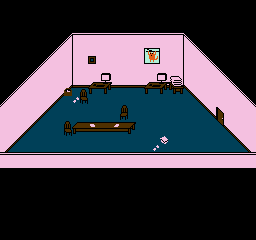

A 2D game scene composited from a Tiled map and its tileset images. What follows is a short description and the map's XML, with each tile layer's data collapsed to a summary:
An orthogonal 32x30 tile map with 8x8 px tiles, 2 tile layers (Tile Layer 1, Tile Layer 2).

<map version="1.0" orientation="orthogonal" width="32" height="30" tilewidth="8" tileheight="8">
 <tileset firstgid="1" name="tileset" tilewidth="8" tileheight="8">
  <image source="tileset.png" trans="ff00ff" width="256" height="240" />
  <tile id="0">
   <properties>
    <property name="Solid" value="" />
   </properties>
  </tile>
  <tile id="1">
   <properties>
    <property name="Solid" value="" />
   </properties>
  </tile>
  <tile id="2">
   <properties>
    <property name="Solid" value="" />
   </properties>
  </tile>
  <tile id="3">
   <properties>
    <property name="Solid" value="" />
   </properties>
  </tile>
  <tile id="4">
   <properties>
    <property name="Solid" value="" />
   </properties>
  </tile>
  <tile id="5">
   <properties>
    <property name="Solid" value="" />
   </properties>
  </tile>
  <tile id="6">
   <properties>
    <property name="Solid" value="" />
   </properties>
  </tile>
  <tile id="8">
   <properties>
    <property name="Solid" value="" />
   </properties>
  </tile>
  <tile id="9">
   <properties>
    <property name="Solid" value="" />
   </properties>
  </tile>
  <tile id="10">
   <properties>
    <property name="Solid" value="" />
   </properties>
  </tile>
  <tile id="11">
   <properties>
    <property name="Solid" value="" />
   </properties>
  </tile>
  <tile id="12">
   <properties>
    <property name="Solid" value="" />
   </properties>
  </tile>
  <tile id="14">
   <properties>
    <property name="Solid" value="" />
   </properties>
  </tile>
  <tile id="15">
   <properties>
    <property name="Solid" value="" />
   </properties>
  </tile>
  <tile id="16">
   <properties>
    <property name="Solid" value="" />
   </properties>
  </tile>
  <tile id="17">
   <properties>
    <property name="Solid" value="" />
   </properties>
  </tile>
  <tile id="18">
   <properties>
    <property name="Solid" value="" />
   </properties>
  </tile>
  <tile id="19">
   <properties>
    <property name="Solid" value="" />
   </properties>
  </tile>
  <tile id="20">
   <properties>
    <property name="Solid" value="" />
   </properties>
  </tile>
  <tile id="46">
   <properties>
    <property name="" value="" />
   </properties>
  </tile>
  <tile id="47">
   <properties>
    <property name="" value="" />
   </properties>
  </tile>
  <tile id="64">
   <properties>
    <property name="Solid" value="" />
   </properties>
  </tile>
  <tile id="65">
   <properties>
    <property name="Solid" value="" />
   </properties>
  </tile>
  <tile id="66">
   <properties>
    <property name="Solid" value="" />
   </properties>
  </tile>
  <tile id="67">
   <properties>
    <property name="Solid" value="" />
   </properties>
  </tile>
  <tile id="68">
   <properties>
    <property name="Solid" value="" />
   </properties>
  </tile>
  <tile id="70">
   <properties>
    <property name="Solid" value="" />
   </properties>
  </tile>
  <tile id="71">
   <properties>
    <property name="Solid" value="" />
   </properties>
  </tile>
  <tile id="78">
   <properties>
    <property name="Solid" value="" />
   </properties>
  </tile>
  <tile id="79">
   <properties>
    <property name="Solid" value="" />
   </properties>
  </tile>
  <tile id="80">
   <properties>
    <property name="Solid" value="" />
   </properties>
  </tile>
  <tile id="81">
   <properties>
    <property name="Solid" value="" />
   </properties>
  </tile>
  <tile id="82">
   <properties>
    <property name="Solid" value="" />
   </properties>
  </tile>
  <tile id="101">
   <properties>
    <property name="Solid" value="" />
   </properties>
  </tile>
  <tile id="102">
   <properties>
    <property name="Solid" value="" />
   </properties>
  </tile>
  <tile id="103">
   <properties>
    <property name="Solid" value="" />
   </properties>
  </tile>
  <tile id="104">
   <properties>
    <property name="Solid" value="" />
   </properties>
  </tile>
  <tile id="105">
   <properties>
    <property name="Solid" value="" />
   </properties>
  </tile>
  <tile id="106">
   <properties>
    <property name="Solid" value="" />
   </properties>
  </tile>
  <tile id="107">
   <properties>
    <property name="Solid" value="" />
   </properties>
  </tile>
  <tile id="108">
   <properties>
    <property name="Solid" value="" />
   </properties>
  </tile>
  <tile id="109">
   <properties>
    <property name="Solid" value="" />
   </properties>
  </tile>
  <tile id="132">
   <properties>
    <property name="Solid" value="" />
   </properties>
  </tile>
  <tile id="136">
   <properties>
    <property name="Solid" value="" />
   </properties>
  </tile>
  <tile id="137">
   <properties>
    <property name="Solid" value="" />
   </properties>
  </tile>
  <tile id="138">
   <properties>
    <property name="Solid" value="" />
   </properties>
  </tile>
  <tile id="139">
   <properties>
    <property name="Solid" value="" />
   </properties>
  </tile>
  <tile id="165">
   <properties>
    <property name="Solid" value="" />
   </properties>
  </tile>
  <tile id="166">
   <properties>
    <property name="Solid" value="" />
   </properties>
  </tile>
  <tile id="167">
   <properties>
    <property name="Solid" value="" />
   </properties>
  </tile>
  <tile id="168">
   <properties>
    <property name="Solid" value="" />
   </properties>
  </tile>
  <tile id="170">
   <properties>
    <property name="Solid" value="" />
   </properties>
  </tile>
  <tile id="171">
   <properties>
    <property name="Solid" value="" />
   </properties>
  </tile>
  <tile id="172">
   <properties>
    <property name="Solid" value="" />
   </properties>
  </tile>
  <tile id="173">
   <properties>
    <property name="Solid" value="" />
   </properties>
  </tile>
  <tile id="175">
   <properties>
    <property name="Solid" value="" />
   </properties>
  </tile>
  <tile id="177">
   <properties>
    <property name="Solid" value="" />
   </properties>
  </tile>
  <tile id="197">
   <properties>
    <property name="Solid" value="" />
   </properties>
  </tile>
  <tile id="198">
   <properties>
    <property name="Solid" value="" />
   </properties>
  </tile>
  <tile id="199">
   <properties>
    <property name="Solid" value="" />
   </properties>
  </tile>
  <tile id="200">
   <properties>
    <property name="Solid" value="" />
   </properties>
  </tile>
  <tile id="201">
   <properties>
    <property name="Solid" value="" />
   </properties>
  </tile>
  <tile id="204">
   <properties>
    <property name="Solid" value="" />
   </properties>
  </tile>
  <tile id="205">
   <properties>
    <property name="Solid" value="" />
   </properties>
  </tile>
  <tile id="206">
   <properties>
    <property name="Solid" value="" />
   </properties>
  </tile>
  <tile id="207">
   <properties>
    <property name="Solid" value="" />
   </properties>
  </tile>
  <tile id="210">
   <properties>
    <property name="Solid" value="" />
   </properties>
  </tile>
  <tile id="228">
   <properties>
    <property name="Solid" value="" />
   </properties>
  </tile>
  <tile id="233">
   <properties>
    <property name="Solid" value="" />
   </properties>
  </tile>
  <tile id="234">
   <properties>
    <property name="Solid" value="" />
   </properties>
  </tile>
  <tile id="235">
   <properties>
    <property name="Solid" value="" />
   </properties>
  </tile>
  <tile id="236">
   <properties>
    <property name="Solid" value="" />
   </properties>
  </tile>
  <tile id="237">
   <properties>
    <property name="Solid" value="" />
   </properties>
  </tile>
  <tile id="240">
   <properties>
    <property name="Solid" value="" />
   </properties>
  </tile>
  <tile id="241">
   <properties>
    <property name="Solid" value="" />
   </properties>
  </tile>
  <tile id="261">
   <properties>
    <property name="Solid" value="" />
   </properties>
  </tile>
  <tile id="262">
   <properties>
    <property name="Solid" value="" />
   </properties>
  </tile>
  <tile id="263">
   <properties>
    <property name="Solid" value="" />
   </properties>
  </tile>
  <tile id="264">
   <properties>
    <property name="Solid" value="" />
   </properties>
  </tile>
  <tile id="291">
   <properties>
    <property name="Solid" value="" />
   </properties>
  </tile>
  <tile id="292">
   <properties>
    <property name="Solid" value="" />
   </properties>
  </tile>
  <tile id="293">
   <properties>
    <property name="Solid" value="" />
   </properties>
  </tile>
  <tile id="294">
   <properties>
    <property name="Solid" value="" />
   </properties>
  </tile>
  <tile id="295">
   <properties>
    <property name="Solid" value="" />
   </properties>
  </tile>
  <tile id="296">
   <properties>
    <property name="Solid" value="" />
   </properties>
  </tile>
 </tileset>
 <layer name="Tile Layer 1" width="32" height="30">
  <data>[960 cells, 960 non-empty, 26 distinct tile ids]</data>
 </layer>
 <layer name="Tile Layer 2" width="32" height="30">
  <data>[960 cells, 92 non-empty, 33 distinct tile ids]</data>
 </layer>
</map>
